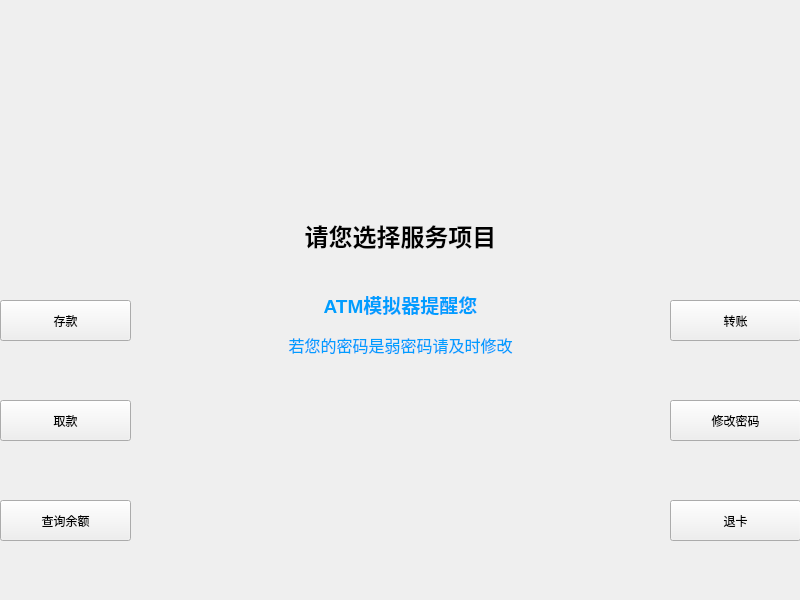
<?xml version="1.0" encoding="UTF-8"?>
<ui version="4.0">
 <class>Qmain</class>
 <widget class="QWidget" name="Qmain">
  <property name="geometry">
   <rect>
    <x>0</x>
    <y>0</y>
    <width>800</width>
    <height>600</height>
   </rect>
  </property>
  <property name="minimumSize">
   <size>
    <width>800</width>
    <height>600</height>
   </size>
  </property>
  <property name="maximumSize">
   <size>
    <width>800</width>
    <height>600</height>
   </size>
  </property>
  <property name="windowTitle">
   <string>Form</string>
  </property>
  <widget class="QPushButton" name="outnumButton">
   <property name="geometry">
    <rect>
     <x>0</x>
     <y>400</y>
     <width>131</width>
     <height>41</height>
    </rect>
   </property>
   <property name="text">
    <string>取款</string>
   </property>
  </widget>
  <widget class="QPushButton" name="transButton">
   <property name="geometry">
    <rect>
     <x>670</x>
     <y>300</y>
     <width>131</width>
     <height>41</height>
    </rect>
   </property>
   <property name="text">
    <string>转账</string>
   </property>
  </widget>
  <widget class="QPushButton" name="countButton">
   <property name="enabled">
    <bool>true</bool>
   </property>
   <property name="geometry">
    <rect>
     <x>0</x>
     <y>500</y>
     <width>131</width>
     <height>41</height>
    </rect>
   </property>
   <property name="text">
    <string>查询余额</string>
   </property>
  </widget>
  <widget class="QPushButton" name="pushButton">
   <property name="geometry">
    <rect>
     <x>0</x>
     <y>300</y>
     <width>131</width>
     <height>41</height>
    </rect>
   </property>
   <property name="text">
    <string>存款</string>
   </property>
  </widget>
  <widget class="QPushButton" name="changepassbutton">
   <property name="geometry">
    <rect>
     <x>670</x>
     <y>400</y>
     <width>131</width>
     <height>41</height>
    </rect>
   </property>
   <property name="text">
    <string>修改密码</string>
   </property>
  </widget>
  <widget class="QPushButton" name="pushButton_8">
   <property name="geometry">
    <rect>
     <x>670</x>
     <y>500</y>
     <width>131</width>
     <height>41</height>
    </rect>
   </property>
   <property name="text">
    <string>退卡</string>
   </property>
  </widget>
  <widget class="QLabel" name="label">
   <property name="geometry">
    <rect>
     <x>0</x>
     <y>0</y>
     <width>801</width>
     <height>161</height>
    </rect>
   </property>
   <property name="styleSheet">
    <string notr="true">border-image: url(:/new/prefix1/C:/Users/26390/Desktop/银行.png);</string>
   </property>
   <property name="text">
    <string/>
   </property>
  </widget>
  <widget class="QLabel" name="label_2">
   <property name="geometry">
    <rect>
     <x>0</x>
     <y>0</y>
     <width>801</width>
     <height>131</height>
    </rect>
   </property>
   <property name="styleSheet">
    <string notr="true">border-image: url(:/new/prefix1/image/bank.png);</string>
   </property>
   <property name="text">
    <string/>
   </property>
  </widget>
  <widget class="QLabel" name="label_3">
   <property name="geometry">
    <rect>
     <x>240</x>
     <y>190</y>
     <width>321</width>
     <height>91</height>
    </rect>
   </property>
   <property name="text">
    <string>&lt;html&gt;&lt;head/&gt;&lt;body&gt;&lt;p align=&quot;center&quot;&gt;&lt;span style=&quot; font-size:18pt; font-weight:600;&quot;&gt;请您选择服务项目&lt;/span&gt;&lt;/p&gt;&lt;/body&gt;&lt;/html&gt;</string>
   </property>
  </widget>
  <widget class="QLabel" name="label_4">
   <property name="geometry">
    <rect>
     <x>270</x>
     <y>279</y>
     <width>261</width>
     <height>51</height>
    </rect>
   </property>
   <property name="text">
    <string>&lt;html&gt;&lt;head/&gt;&lt;body&gt;&lt;p align=&quot;center&quot;&gt;&lt;span style=&quot; font-size:14pt; font-weight:600; color:#009dff;&quot;&gt;ATM模拟器提醒您&lt;/span&gt;&lt;/p&gt;&lt;/body&gt;&lt;/html&gt;</string>
   </property>
  </widget>
  <widget class="QLabel" name="label_5">
   <property name="geometry">
    <rect>
     <x>200</x>
     <y>320</y>
     <width>401</width>
     <height>51</height>
    </rect>
   </property>
   <property name="text">
    <string>&lt;html&gt;&lt;head/&gt;&lt;body&gt;&lt;p align=&quot;center&quot;&gt;&lt;span style=&quot; font-size:12pt; color:#009dff;&quot;&gt;若您的密码是弱密码请及时修改&lt;/span&gt;&lt;/p&gt;&lt;/body&gt;&lt;/html&gt;</string>
   </property>
  </widget>
 </widget>
 <resources/>
 <connections/>
</ui>
